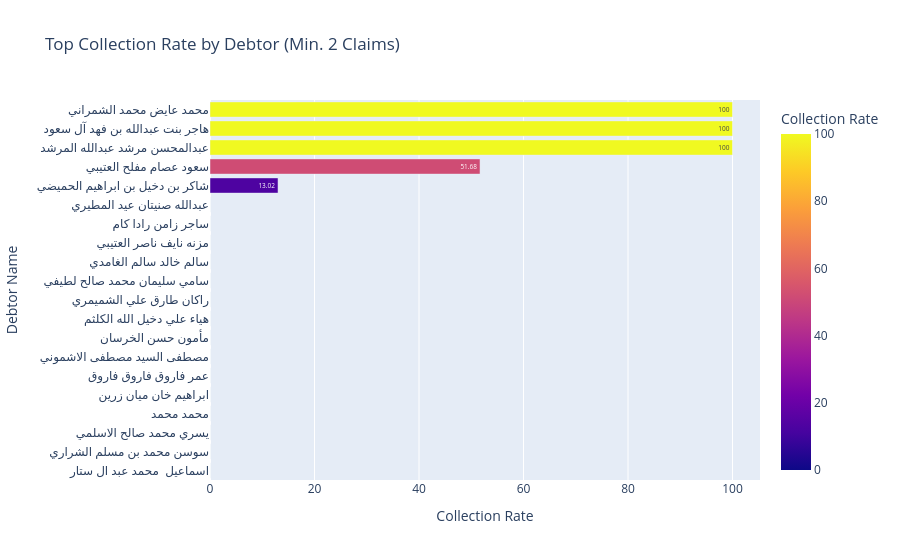

Notebook code cell kept with this figure:
### Markdown cell above
### Q3) Which debtors pay most efficiently?

### Code cell
efficient_debtors = (
    debtor_summary[debtor_summary["Claims"] >= 2]
    .sort_values("Collection Rate", ascending=False)
    .head(20)
)

fig = px.bar(
    efficient_debtors.sort_values("Collection Rate"),
    x="Collection Rate",
    y="Debtor Name",
    orientation="h",
    color="Collection Rate",
    text="Collection Rate",
    title="Top Collection Rate by Debtor (Min. 2 Claims)"
)

fig.show()

### Figure 1 — Plotly figure (JSON) as saved in the notebook; plotly's stock layout.template omitted (floating-point values rounded to 4 significant figures)
{"data": [{"alignmentgroup": "True", "hovertemplate": "Collection Rate=%{marker.color}<br>Debtor Name=%{y}<extra></extra>", "legendgroup": "", "marker": {"color": [0, 0, 0, 0, 0, 0, 0, 0, 0, 0, 0, 0, 0, 0, 0, 13.02, 51.68, 100, 100, 100], "coloraxis": "coloraxis", "pattern": {"shape": ""}}, "name": "", "offsetgroup": "", "orientation": "h", "showlegend": false, "text": [0, 0, 0, 0, 0, 0, 0, 0, 0, 0, 0, 0, 0, 0, 0, 13.02, 51.68, 100, 100, 100], "textposition": "auto", "type": "bar", "x": [0, 0, 0, 0, 0, 0, 0, 0, 0, 0, 0, 0, 0, 0, 0, 13.02, 51.68, 100, 100, 100], "xaxis": "x", "y": ["اسماعيل  محمد عبد ال ستار", "سوسن محمد بن مسلم الشراري", "يسري محمد صالح الاسلمي", "محمد محمد", "ابراهيم خان ميان زرين", "عمر فاروق فاروق فاروق", "مصطفى السيد مصطفى الاشموني", "مأمون حسن الخرسان", "هياء علي دخيل الله الكلثم", "راكان طارق علي الشميمري", "سامي سليمان محمد صالح لطيفي", "سالم خالد سالم الغامدي", "مزنه نايف ناصر العتيبي", "ساجر زامن رادا كام", "عبدالله صنيتان عيد المطيري", "شاكر بن دخيل بن ابراهيم الحميضي", "سعود عصام مفلح العتيبي", "عبدالمحسن مرشد عبدالله المرشد", "هاجر بنت عبدالله بن فهد آل سعود", "محمد عايض محمد الشمراني"], "yaxis": "y"}], "layout": {"barmode": "relative", "coloraxis": {"colorbar": {"title": {"text": "Collection Rate"}}, "colorscale": [[0, "#0d0887"], [0.1111, "#46039f"], [0.2222, "#7201a8"], [0.3333, "#9c179e"], [0.4444, "#bd3786"], [0.5556, "#d8576b"], [0.6667, "#ed7953"], [0.7778, "#fb9f3a"], [0.8889, "#fdca26"], [1, "#f0f921"]]}, "legend": {"tracegroupgap": 0}, "title": {"text": "Top Collection Rate by Debtor (Min. 2 Claims)"}, "xaxis": {"anchor": "y", "domain": [0, 1], "title": {"text": "Collection Rate"}}, "yaxis": {"anchor": "x", "domain": [0, 1], "title": {"text": "Debtor Name"}}}}
